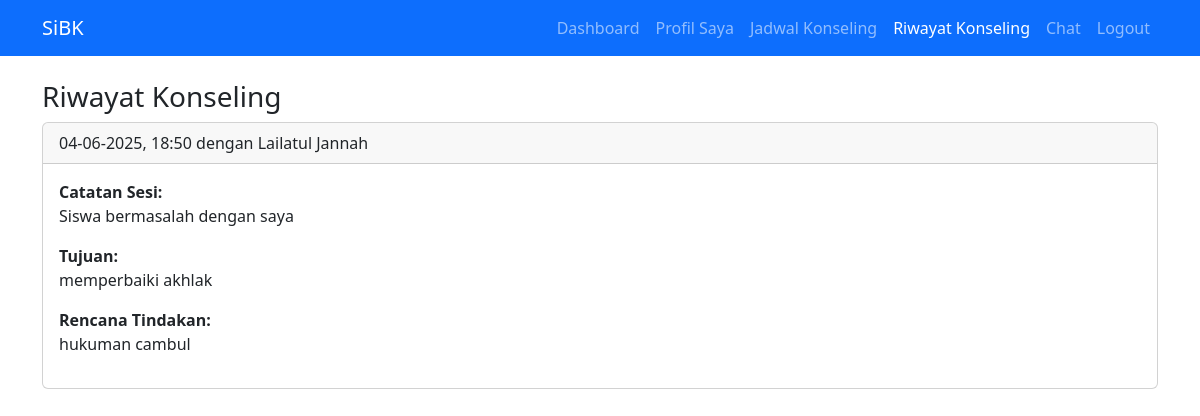
/riwayat_konseling.php (signed in), run on the app's committed database.
### tables this page shows
CREATE TABLE `konseling` (
  `id` int(11) NOT NULL,
  `siswa_id` int(11) NOT NULL,
  `guru_id` int(11) NOT NULL,
  `tanggal` date NOT NULL,
  `jam` time NOT NULL,
  `catatan_sesi` text DEFAULT NULL,
  `tujuan` text DEFAULT NULL,
  `rencana_tindakan` text DEFAULT NULL,
  `created_at` timestamp NOT NULL DEFAULT current_timestamp()
);

CREATE TABLE `users` (
  `id` int(11) NOT NULL,
  `username` varchar(50) NOT NULL,
  `email` varchar(225) NOT NULL,
  `password` varchar(255) NOT NULL,
  `role` enum('guru','siswa') NOT NULL,
  `nama_lengkap` varchar(100) NOT NULL,
  `created_at` timestamp NOT NULL DEFAULT current_timestamp()
);

### riwayat_konseling.php (the view, shortened to what this page needs)
<?php
require_once 'config.php';
$stmt0 = $pdo->prepare('SELECT id FROM siswa_profile WHERE user_id = ?');
$stmt0->execute([$_SESSION['user_id']]);
$profile = $stmt0->fetch(PDO::FETCH_ASSOC);
$siswa_id = $profile['id'];
$stmt = $pdo->prepare('
    SELECT k.tanggal, k.jam, u.nama_lengkap AS guru_nama, k.catatan_sesi, k.tujuan, k.rencana_tindakan
    FROM konseling k
    JOIN users u ON k.guru_id = u.id
    WHERE k.siswa_id = ?
    ORDER BY k.tanggal DESC, k.jam DESC
');
$stmt->execute([$siswa_id]);
$riwayat = $stmt->fetchAll(PDO::FETCH_ASSOC);
?>
<?php include 'header.php'; ?>
<h3>Riwayat Konseling</h3>
<?php if (count($riwayat) === 0): ?>
    <p>Belum ada sesi konseling.</p>
<?php else: ?>
    <?php foreach ($riwayat as $rk): ?>
        <div class="card mb-3">
            <div class="card-header">
                <?= date('d-m-Y', strtotime($rk['tanggal'])) ?>, <?= substr($rk['jam'], 0, 5) ?> dengan <?= htmlspecialchars($rk['guru_nama']) ?>
            </div>
            <div class="card-body">
                <p><strong>Catatan Sesi:</strong><br><?= nl2br(htmlspecialchars($rk['catatan_sesi'])) ?></p>
                <p><strong>Tujuan:</strong><br><?= nl2br(htmlspecialchars($rk['tujuan'])) ?></p>
                <p><strong>Rencana Tindakan:</strong><br><?= nl2br(htmlspecialchars($rk['rencana_tindakan'])) ?></p>
            </div>
        </div>
    <?php endforeach; ?>
<?php endif; ?>
<?php include 'footer.php'; ?>

### data on the page
konseling: tanggal "04-06-2025", jam "18:50", guru.nama_lengkap "Lailatul Jannah", catatan_sesi "Siswa bermasalah dengan saya", tujuan "memperbaiki akhlak", rencana_tindakan "hukuman cambul"
